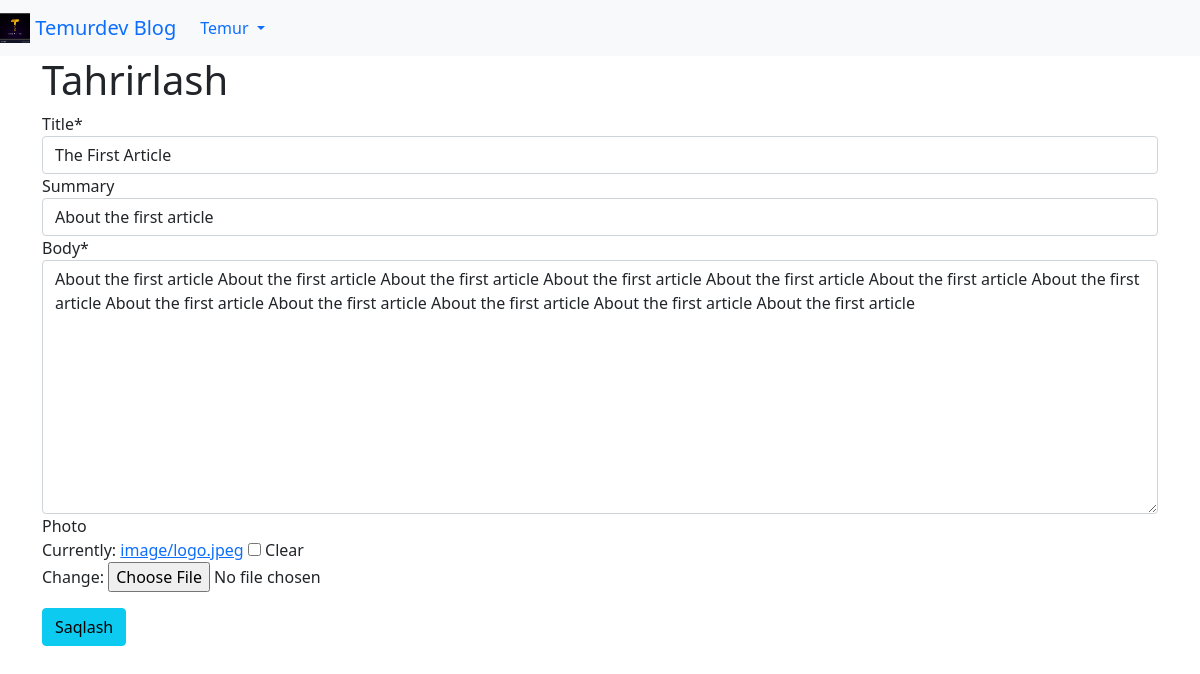
Page /articles/1/edit/ (signed in) on the committed database.
### accounts/models.py (models this page shows)
class CustomUser(AbstractUser):
    age = models.PositiveIntegerField(null = True,blank=True)

### articles/models.py (models this page shows, shortened)
class Article(models.Model):
    title = models.CharField(max_length=150)
    summary = models.CharField(max_length=200,blank=True)
    body = RichTextField()
    photo = models.ImageField(upload_to='image/',blank=True)
    date = models.DateTimeField(auto_now_add=True)
    author = models.ForeignKey(
        get_user_model(),
        on_delete=models.CASCADE,
    )

### articles/views.py (the view)
# urls.py: path('<int:pk>/edit/',ArticleUpdateView.as_view(),name='article_edit'),
class ArticleUpdateView(LoginRequiredMixin,UserPassesTestMixin,UpdateView):
    model = Article
    fields = ('title','summary','body','photo')
    template_name = 'article_edit.html'
    def test_func(self):
        obj = self.get_object()
        return obj.author == self.request.user

### templates/article_edit.html (shortened to what this page needs)
{% extends 'base.html' %}
{% load crispy_forms_tags %}
{% block content %}
    <h1>Tahrirlash</h1>
    <form method="post" enctype="multipart/form-data">{% csrf_token %}
        {{ form | crispy }}
        <button class="btn btn-info ml-2" type="submit">Saqlash</button>
    </form>
{% endblock content %}

### templates/base.html (shortened to what this page needs)
{% load static %}
<!DOCTYPE html>
<html lang="en">
    <head>
        <link href="https://cdn.jsdelivr.net/npm/bootstrap@5.1.3/dist/css/bootstrap.min.css" rel="stylesheet">
    </head>
    <body>
        <nav class="navbar navbar-expand-lg bg-light">
            <a class="navbar-brand" href="{% url 'home' %}">
                <img src="{% static 'assets/img/logo.jpeg' %}" width="30" height="30" class="d-inline-block align-top" alt="">
                Temurdev Blog
            </a>
            <div class="collapse navbar-collapse" id="navbarSupportedContent">
                {% if user.is_authenticated %}
                    <ul class="navbar-nav ml-auto">
                        <li class="nav-item">
                            <a class="nav-link dropdown-toggle" href="#"
                               id="navbarDropdown" role="button" data-bs-toggle="dropdown"
                               aria-haspopup="true" aria-expanded="false">
                                {{ user.username | title }}
                            </a>
                        </li>
                    </ul>
                    {% else %}
                        <form class="form-inline ml-auto">
                            <a href="{% url 'login' %}" class="btn btn-outline-dark">Kirish</a>
                            <a href="{% url 'signup' %}" class="btn btn-primary ml-2">Ro'yhatdan o'tish</a>
                        </form>
                {% endif %}
            </div>
        </nav>
        <main>
            <div class="container">
                {% block content %}
                {% endblock content %}
            </div>
        </main>
    </body>
</html>

### rows in the picture
CustomUser: username "Temur"
Article: title "The First Article", summary "About the first article", body "About the first article About the first article About the first article About the first article About the first article About the first article About the first article About the first article About the first article About the first article About the first article About the first article"
